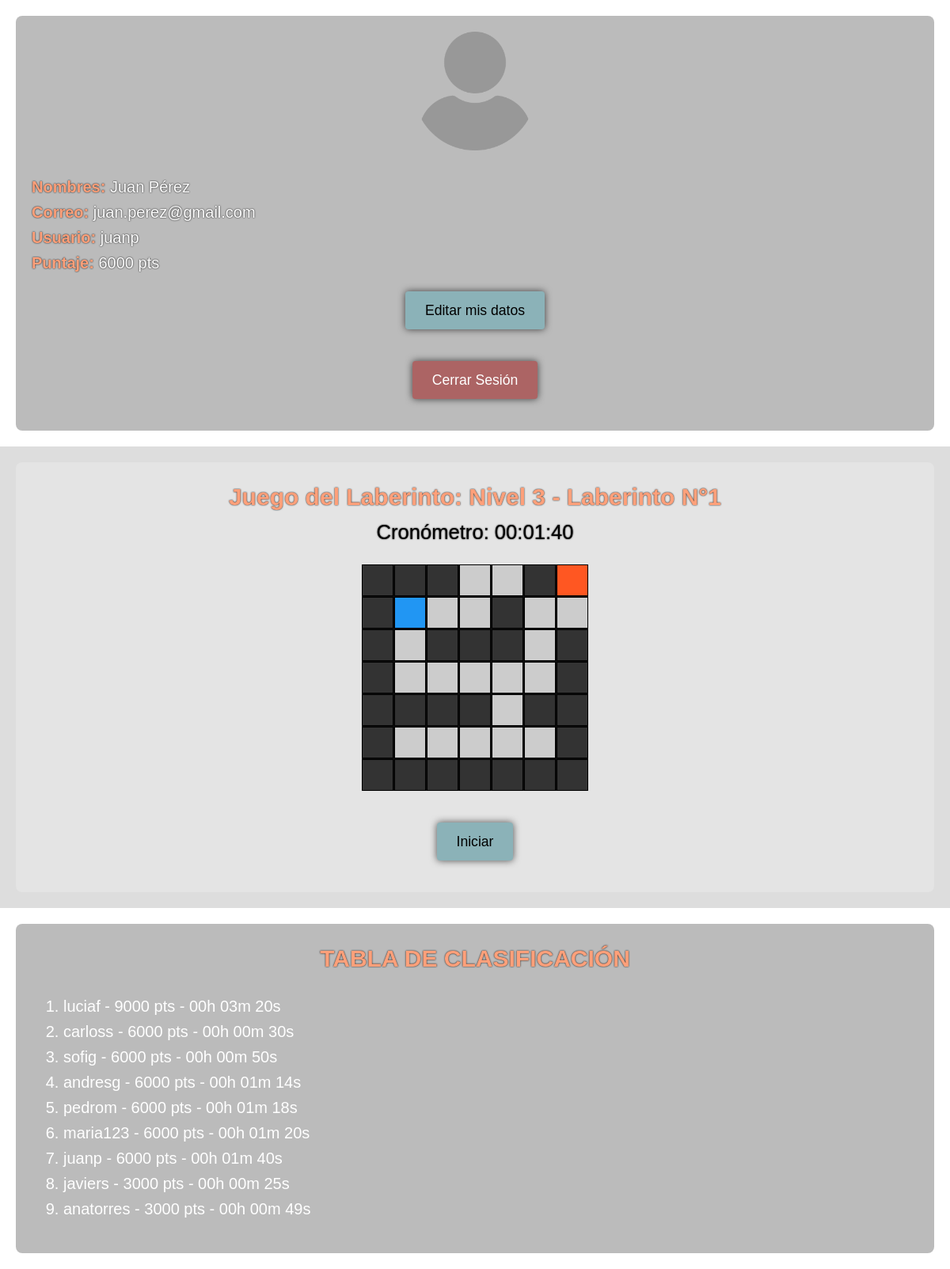
The page /src/views/game.php (signed in) on the database its author committed.
### tables this page shows
CREATE TABLE usuario (
    id_usuario INT PRIMARY KEY AUTO_INCREMENT,
    nombres VARCHAR(60) NOT NULL,
    correo VARCHAR(60) NOT NULL UNIQUE,
    usuario VARCHAR(50) NOT NULL UNIQUE,
    contrasenia VARCHAR(255) NOT NULL,
    nivel INT NOT NULL DEFAULT 0,
    tiempo_jugado INT NOT NULL DEFAULT 0,
    puntaje INT NOT NULL DEFAULT 0
);

### src/views/game.php (the view, shortened to what this page needs)
<?php
include("../db/ConexionSQL.php");
function transformarTiempoJugado ($tiempo) {
    $horas = floor($tiempo / 3600);
    $minutos = floor(($tiempo % 3600) / 60);
    $segundos = $tiempo % 60;
    return sprintf("%02dh %02dm %02ds", $horas, $minutos, $segundos);
}
try {
    $id_user = $_SESSION['id_usuario'] ?? null;
    $query = "SELECT nombres, correo, usuario, nivel, tiempo_jugado, puntaje FROM usuario WHERE id_usuario = ?";
    $stmt = $conexion->prepare($query);
    $stmt->bind_param("i", $id_user);
    $stmt->execute();
    $result = $stmt->get_result();
    if ($row = $result->fetch_assoc()) {
        $nombres = $row['nombres'];
        $correo = $row['correo'];
        $usuario = $row['usuario'];
        $nivel = $row['nivel'];
        $tiempo_jugado = $row['tiempo_jugado'];
        $puntaje = $row['puntaje'];
    }else{
        header("Location: login.php");
        exit();
    }
    $users_leaderboard = [];
    $query = "SELECT usuario, puntaje, tiempo_jugado FROM usuario ORDER BY puntaje DESC, tiempo_jugado ASC LIMIT 10";
    $result = $conexion->query($query);
    while ($row = $result->fetch_assoc()) {
        $users_leaderboard[] = $row;
    }
    $horas = floor($tiempo_jugado / 3600);
    $minutos = floor(($tiempo_jugado % 3600) / 60);
    $segundos = $tiempo_jugado % 60;
    $cronometro = sprintf("Cronómetro: %02d:%02d:%02d", $horas, $minutos, $segundos);
} catch (Exception $e) {
    header("Location: login.php");
    exit();
}
?>
<!DOCTYPE html>
<html lang="es">
<head>
    <link rel="stylesheet" href="../../assets/css/game_styles.css">
</head>
<body>
    <section class="user-section">
        <div class="card card-user">
            <img src="../../assets/img/usuario.png" alt="Imagen de Usuario">
            <div class="card-body">
                <p><b style="color: lightsalmon;">Nombres:</b> <?php echo htmlspecialchars($nombres) ?></p>
                <p><b style="color: lightsalmon;">Correo:</b> <?php echo htmlspecialchars($correo) ?></p>
                <p><b style="color: lightsalmon;">Usuario:</b> <?php echo htmlspecialchars($usuario) ?></p>
                <p><b style="color: lightsalmon;">Puntaje:</b> <span id="perfil-puntaje"><?php echo htmlspecialchars($puntaje) ?></span> pts</p>
                <button onclick="openDialogEditDataUser()">Editar mis datos</button>
                <form action="../actions/cerrar_sesion.php" method="POST">
                    <button type="submit" class="button-cerrar">Cerrar Sesión</button>
                </form>
            </div>
        </div>
    </section>
    <section class="game-section">
        <div class="card card-game">
            <h2 id="title-game">Juego del Laberinto: Nivel <?php echo htmlspecialchars($nivel+1) ?> - Laberinto N°1</h2>
            <p id="cronometro-output"><?php echo htmlspecialchars($cronometro) ?></p>
            <div class="game-container">
                <div id="laberinto"></div>
                <button id="work-laberinto" onclick="iniciarCronometro()">Iniciar</button>
            </div>
        </div>
    </section>
    <section class="leaderboard-section">
        <div class="card card-leaderboard">
            <h2>TABLA DE CLASIFICACIÓN</h2>
            <div class="card-body">
                <ol>
                    <?php foreach ($users_leaderboard as $user): ?>
                        <?php $tiempo_formateado = transformarTiempoJugado($user['tiempo_jugado']); ?>
                        <li><?php echo htmlspecialchars($user['usuario']) . " - " . htmlspecialchars($user['puntaje']) . " pts - " . htmlspecialchars($tiempo_formateado) ?></li>
                    <?php endforeach; ?>
                </ol>
            </div>
        </div>
    </section>
</body>
</html>

### assets/css/game_styles.css (style rules this page uses)
* { margin: 0; font-family: 'Poppins Regular', Arial; line-height: 1.6; box-sizing: border-box; color: white; }
body { display: flex; flex-wrap: wrap; background-image: url("../img/fantasy-scene.jpg"); background-size: cover; background-position: center; }
section { width: 25%; height: 100vh; }
p,h2 { text-shadow: 0 0 2px #000; word-wrap: break-word; }
h2 { text-align: center; color: lightsalmon; }
button { margin: 20px auto; color: #000; font-size: 1.10rem; padding: 10px 25px; background-color: #8bb2b8; cursor: pointer; border: none; box-shadow: 0 0 10px #000a; border-radius: 4px; transition: background-color 0.5s ease; }
.user-section { background-color: #fff2; }
.card { background-color: #0004; margin: 20px; padding: 20px; font-size: 1.25rem; border-radius: 8px; }
.card-body { text-align: center; }
.card-body p { text-align: start; }
.card-body ol { text-align: start; margin: 20px auto; }
.card-user { display: flex; flex-direction: column; }
.card-user img { width: 150px; margin-left: auto; margin-right: auto; margin-bottom: 30px; }
.button-cerrar { background-color: #ac6464; color: white; }
.game-section { width: 50%; background-color: #0002; }
.card-game { background-color: #fff3; text-align: center; }
.card-game p { color: #000000; font-size: 1.6rem; }
.game-container { display: flex; flex-direction: column; align-items: center; }
#laberinto { display: grid; gap: 1px; margin: 20px; background-color: #000e; }
.leaderboard-section { background-color: #fff2; }
@media (max-width: 1360px) { body { overflow-x: hidden; } }
@media (max-width: 1360px) { section, .game-section { width: 100%; height: auto; } }

### rows shown on the page
usuario: nombres "Juan Pérez", correo "juan.perez@gmail.com", usuario "juanp", puntaje "6000", $nivel+1 "3", tiempo_jugado "Cronómetro: 00:01:40", tiempo_jugado "00h 01m 40s"
usuario: usuario "luciaf", puntaje "9000", tiempo_jugado "00h 03m 20s"
usuario: usuario "carloss", puntaje "6000", tiempo_jugado "00h 00m 30s"
usuario: usuario "sofig", puntaje "6000", tiempo_jugado "00h 00m 50s"
usuario: usuario "andresg", puntaje "6000", tiempo_jugado "00h 01m 14s"
usuario: usuario "pedrom", puntaje "6000", tiempo_jugado "00h 01m 18s"
usuario: usuario "maria123", puntaje "6000", tiempo_jugado "00h 01m 20s"
usuario: usuario "javiers", puntaje "3000", tiempo_jugado "00h 00m 25s"
usuario: usuario "anatorres", puntaje "3000", tiempo_jugado "00h 00m 49s"
